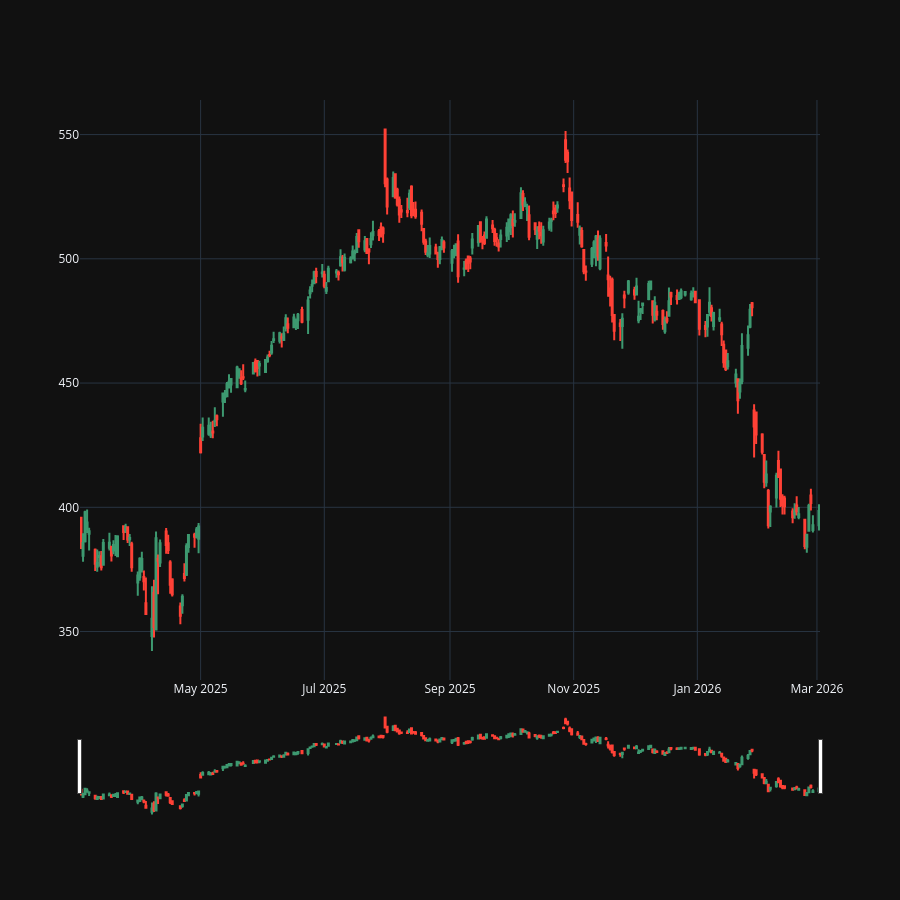

The code cell stored with this chart in its notebook:
### Code cell
fig=go.Figure()
fig.add_trace(go.Candlestick(x=hist.index,high=hist['High'],low=hist['Low'],open=hist['Open'],close=hist['Close']))
fig.update_layout(height=900, showlegend=False)
fig.show()

### Figure 1 — Plotly figure (JSON) as saved in the notebook; plotly's stock layout.template omitted (floating-point values rounded to 4 significant figures; data arrays with more than 128 entries replaced by an {"elided": "..."} marker saying what was removed)
{"data": [{"close": {"elided": "251 float values"}, "high": {"elided": "251 float values"}, "low": {"elided": "251 float values"}, "open": {"elided": "251 float values"}, "x": {"elided": "251 str values"}, "type": "candlestick"}], "layout": {"height": 900, "showlegend": false}}
